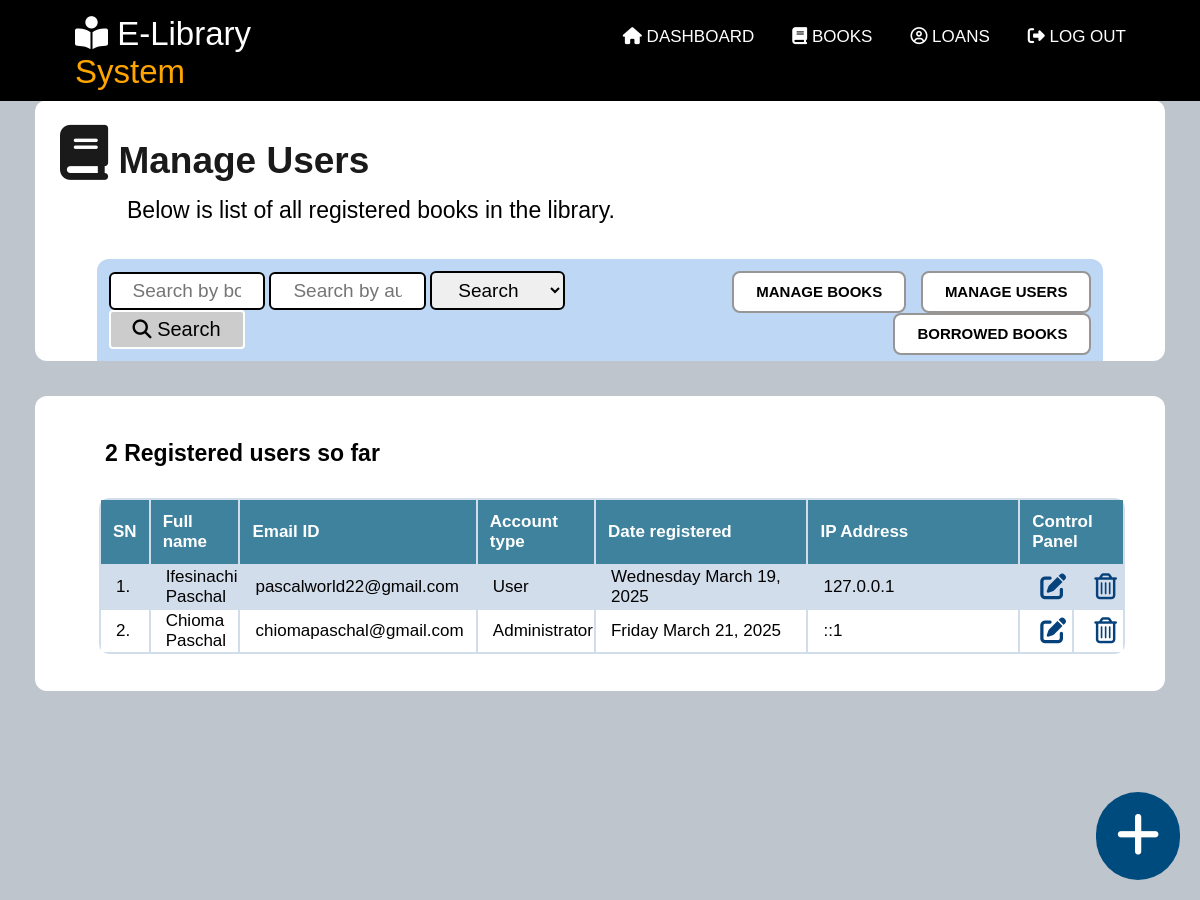
Page /manage_users.php (signed in) on the committed database.
### tables this page shows
CREATE TABLE `users` (
  `user_id` int(224) NOT NULL,
  `fname` varchar(100) NOT NULL,
  `email` varchar(100) NOT NULL,
  `account_category` varchar(13) NOT NULL,
  `password` varchar(225) NOT NULL,
  `date_registered` varchar(100) NOT NULL,
  `ipaddress` varchar(50) NOT NULL,
  `recycle` varchar(10) NOT NULL DEFAULT 'False'
);

### manage_users.php (the view, shortened to what this page needs)
<?php
include("session.php");
?>
<!DOCTYPE html>
<html lang="en">
<head>
    <link rel="stylesheet" href="css/style.css">
</head>
<body>
    <div class="navigationBar">
        <div class="logoArea">
            <h2><a href="dashboard.php"><i class="fa-solid fa-book-open-reader"></i> E-Library <span>System</span></a>
            </h2>
        </div>
        <div class="menuArea">
            <ul>
                <li><a href="dashboard.php"><i class="fa-solid fa-house"></i> Dashboard</a></li>
                <li><a href="books.php"><i class="fa-solid fa-book"></i> Books</a></li>
                <li><a href="my_borrowed_books.php"><i class="fa-regular fa-circle-user"></i> Loans</a></li>
                <li><a href="sign_out.php"><i class="fa-solid fa-right-from-bracket"></i> Log Out</a></li>
            </ul>
        </div>
    </div>
    <div class="pageArea">
        <div class="greetingsTab">
            <h2><i class="fa-solid fa-book"></i> Manage Users</h2>
            <p>Below is list of all registered books in the library.</p>
            <div class="shortMenu">
                <div class="formArea">
                    <form action="search_book.php" method="GET">
                        <input type="text" name="keyword_title" placeholder="Search by book title">
                        <input type="text" name="keyword_author" placeholder="Search by author">
                        <select name="keyword_genre">
                            <option>Search by genre</option>
                        </select>
                        <button type="submit" name="search"><i class="fa-solid fa-magnifying-glass"></i> Search</button>
                    </form>
                </div>
                <div class="sideMenu">
                    <div class="menuTB"><a href="manage_books.php">Manage Books</a></div>
                    <div class="menuTB"><a href="manage_users.php">Manage Users</a></div>
                    <div class="menuTB"><a href="manage_borrowed.php">Borrowed Books</a></div>
                </div>
            </div>
        </div>
        <div class="recentlyRead">
            <?php
            $reg_users = mysqli_query($link, "SELECT * FROM users WHERE recycle='False'") or die(mysql_error());
            $users_count = mysqli_num_rows($reg_users);
            if ($users_count > 1) {
                echo "<h2>$users_count Registered users so far</h2>";
            } else {
                echo "<h2>Only one registered user</h2>";
            }
            ?>
            <div class="holdTable">
                <table>
                    <th>SN</th>
                    <th>Full name</th>
                    <th>Email ID</th>
                    <th>Account type</th>
                    <th>Date registered</th>
                    <th>IP Address</th>
                    <th colspan="3">Control Panel</th>
                    <?php
                    $SQL = "SELECT * FROM users WHERE recycle='False'";
                    $result = mysqli_query($link, $SQL);
                    $number = 1;
                    while ($db_field = mysqli_fetch_assoc($result)) {
                        $user_id = $db_field['user_id'];
                        $fname = $db_field['fname'];
                        $email = $db_field['email'];
                        $account_category = $db_field['account_category'];
                        $date_registered = $db_field['date_registered'];
                        $ipaddress = $db_field['ipaddress'];
                        echo "<tr>
        <td>$number.</td>";
                        $number = $number + 1;
                        echo "<td> $fname </td>
        <td width='220'>$email</td>
        <td>$account_category</td>
        <td width='200'>$date_registered</td>
        <td width='200'>$ipaddress</td>
        <td><a href='edit_user.php?user_id=$user_id'><i class='fa-solid fa-pen-to-square'></i></a></td>
        <td><a href='delete_user.php?user_id=$user_id'><i class='fa-regular fa-trash-can'></i></a></td>
        </tr>";
                    }
                    ?>
                </table>
            </div>
        </div>
    </div>
    <a href="index.php" target="_blank">
        <div class="addNewBook">
            <i class="fa-solid fa-plus"></i>
        </div>
    </a>
</body>
</html>

### css/style.css (style rules this page uses)
body { font-family: sans-serif; font-size: 17px; align-items: center; background-color: rgb(191, 197, 204); padding: 0; margin: 0; }
.navigationBar { background-color: rgb(0, 0, 0); width: 100%; position: fixed; color: white; display: inline-table; }
.navigationBar h2 { color: white; font-size: 33px; margin-top: 0px; margin-bottom: 10px; font-weight: lighter; margin-left: 75px; }
.navigationBar span { color: orange; font-size: 33px; font-weight: lighter; }
.logoArea { width: 30%; display: inline-table; float: left; margin-top: 15px; }
.logoArea a { text-decoration: none; color: white; }
.menuArea { display: inline-table; width: 50%; margin-top: 10px; float: right; margin-right: 55px; text-align: right; }
.menuArea ul { list-style: none; display: flex; float: right; }
.menuArea li a { text-decoration: none; color: white; text-transform: uppercase; padding: 19px; padding-top: 20px; padding-bottom: 35px; }
.pageArea { padding-top: 100px; width: 100%; height: 100vh; margin: 0 auto; }
.greetingsTab { background-color: white; border-radius: 12px; width: 90%; margin: 0 auto; padding: 25px; padding-bottom: 0px; }
.greetingsTab h2 { font-size: 37px; color: rgb(27, 26, 26); margin-top: 0px; margin-bottom: 0px; }
.greetingsTab p { margin-top: 15px; margin-bottom: 5px; font-size: 23px; margin-left: 67px; }
.greetingsTab i { font-size: 55px; }
.recentlyRead { background-color: white; width: 90%; text-align: left; padding: 25px; margin: 0 auto; margin-top: 35px; border-radius: 12px; }
.recentlyRead a { text-decoration: none; color: rgb(14, 13, 13); }
.recentlyRead h2 { color: rgb(0, 0, 0); width: 90%; text-align: left; margin-left: 45px; font-weight: bold; font-size: 23px; }
.shortMenu { background-color: rgb(189, 215, 245); padding: 12px; border-radius: 12px 12px 0px 0px; width: 91%; margin: 0 auto; margin-top: 35px; }
.formArea { display: inline-table; width: 55%; }
.formArea input { width: 20%; padding: 6px 22px 6px 22px; border-radius: 6px; font-size: 19px; border-style: none; border-style: solid; border-width: 2px; border-color: black; }
.formArea select { width: 25%; padding: 6px 22px 6px 22px; border-radius: 6px; font-size: 19px; border-style: none; border-style: solid; border-width: 2px; border-color: black; }
.formArea button { padding: 6px 22px 6px 22px; display: inline-table; font-size: 20px; background-color: rgb(204, 204, 204); color: rgb(0, 0, 0); border-style: solid; border-color: white; border-radius: 4px; }
.formArea i { font-size: 19px; border-style: none; background-color: transparent; outline: none; }
.sideMenu { float: right; width: 40%; text-align: right; }
.menuTB { display: inline-table; padding: 9px 22px 9px 22px; margin-left: 10px; border-radius: 8px; border-style: solid; border-width: 2px; border-color: rgb(152, 149, 149); background-color: white; }
.menuTB a { text-decoration: none; color: rgb(0, 0, 0); text-transform: uppercase; font-weight: bold; font-size: 15px; }
.holdTable { width: 100%; margin: 0 auto; padding: 12px; border-radius: 12px; }
.holdTable table { width: 95%; background-color: rgb(210, 221, 236); text-align: left; margin: 0 auto; border-radius: 10px; }
.holdTable th { padding: 12px; background-color: rgb(62, 130, 157); color: white; }
.holdTable td { padding-left: 15px; }
.holdTable tr:nth-child(odd) { background-color: white; }
.holdTable i { font-size: 26px; cursor: pointer; color: rgb(5, 65, 122); margin: 5px; }
.addNewBook { position: fixed; background-color: rgb(0, 75, 125); color: white; border-radius: 100px; padding: 15px; padding-left: 20px; padding-right: 20px; bottom: 20px; right: 20px; border-style: white; border-color: white; cursor: pointer; font-size: 50px; }

### rows in the picture
users: fname "Ifesinachi Paschal", email "pascalworld22@gmail.com", account_category "User", date_registered "Wednesday March 19, 2025", ipaddress "127.0.0.1"
users: fname "Chioma Paschal", email "chiomapaschal@gmail.com", account_category "Administrator", date_registered "Friday March 21, 2025", ipaddress "::1"

### other values in the picture
$users_count "2"
